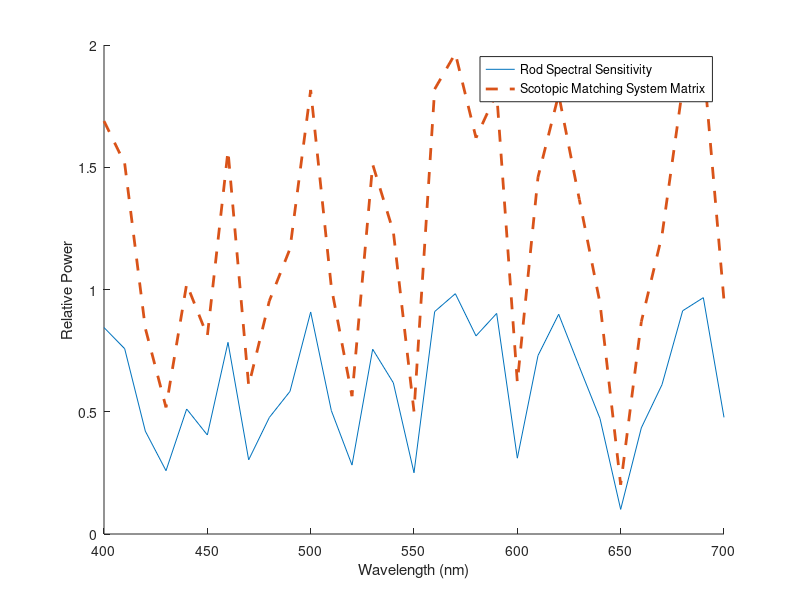

Reproduce this figure in MATLAB.
% First need to create a rod spectral sensitivity function
% Wavelength vs. probability of absorption per unit of time 

% Get scotopic matching system matrix by putting in 1s at each entry
% and zeros in all the others
% Loop through all vectors

% And then this matrix should be a scaled version of your rod spectral
% sensitivity function

clear all
close all

%%% Creating rod spectral sensitivity function and primary light spectral distribution %%%
rng(0); % Set the random seed for reproducibility
wavelength = linspace(400, 700, 31);  % Wavelengths from 400 to 700 nm
rodSensitivity = rand(1, length(wavelength)); % Random power values for rod spectral sensitivity function
figure(1);
hold on
plot(wavelength, rodSensitivity);
xlabel('Wavelength (nm)');
ylabel('Relative Power');

%%% Finding the scotopic matching system matrix %%%

scotopicMatchingSystemMatrix = zeros(1, length(wavelength));
scalingFactor = 2; % Adjust as needed

for i = 1:length(wavelength) % Looping through wavelengths
    unitTestLight = zeros(length(wavelength), 1); 
    unitTestLight(i) = 1; % Set intensity of test light at the current wavelength to 1
    unitTestLight = unitTestLight .* scalingFactor; % Scale if desired
    systemMatrixEntry = rodSensitivity * unitTestLight;
    scotopicMatchingSystemMatrix(1, i) = systemMatrixEntry;
end

%%% Plotting scotopic matching system matrix %%%
% Should be the same as rod spectral sensitivity up to a linear
% transformation
plot(wavelength, scotopicMatchingSystemMatrix, 'LineWidth', 2, 'LineStyle', '--');
legend('Rod Spectral Sensitivity', 'Scotopic Matching System Matrix');
    

% scotopicMatchingSystemMatrix = zeros(1, length(wavelength));
% primaryLightDist = rodSensitivity; % Primary light spectral distribution
% scalingFactor = 1; % Adjust as needed
% primaryLightDist = primaryLightDist .* scalingFactor;
% 
% for i = 1:length(wavelength) % Looping through wavelengths
%     unitTestLight = zeros(length(wavelength), 1); 
%     unitTestLight(i) = 1; % Set intensity of test light at the current wavelength to 1
%     systemMatrixEntry = primaryLightDist(1, i) \ unitTestLight(i, 1); 
%     scotopicMatchingSystemMatrix(1, i) = systemMatrixEntry;
% end